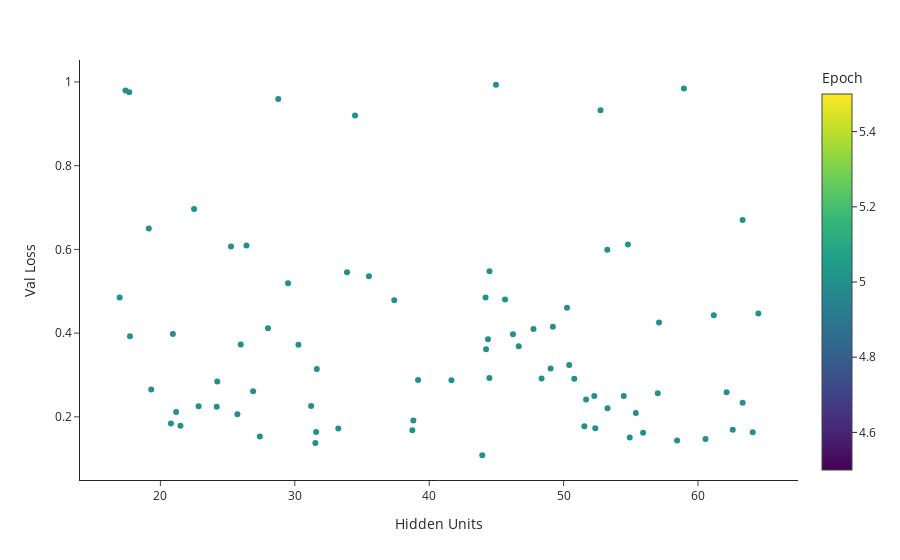

Source (notebook cell):
### Code cell
px.scatter(data, x="Hidden Units", y="Val Loss", color="Epoch")
